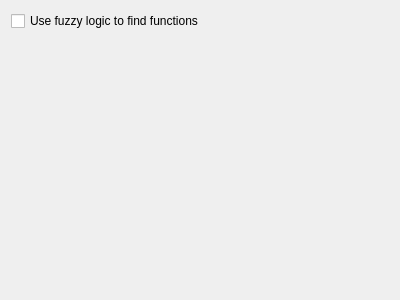
<?xml version="1.0" encoding="UTF-8"?>
<ui version="4.0">
 <class>AnalyzerOptionsPage</class>
 <widget class="QWidget" name="AnalyzerOptionsPage">
  <property name="geometry">
   <rect>
    <x>0</x>
    <y>0</y>
    <width>400</width>
    <height>300</height>
   </rect>
  </property>
  <property name="windowTitle">
   <string>Analyzer Plugin</string>
  </property>
  <layout class="QVBoxLayout" name="verticalLayout">
   <item>
    <widget class="QCheckBox" name="checkBox">
     <property name="text">
      <string>Use fuzzy logic to find functions</string>
     </property>
    </widget>
   </item>
   <item>
    <spacer name="verticalSpacer">
     <property name="orientation">
      <enum>Qt::Vertical</enum>
     </property>
     <property name="sizeHint" stdset="0">
      <size>
       <width>20</width>
       <height>262</height>
      </size>
     </property>
    </spacer>
   </item>
  </layout>
 </widget>
 <resources/>
 <connections/>
</ui>
